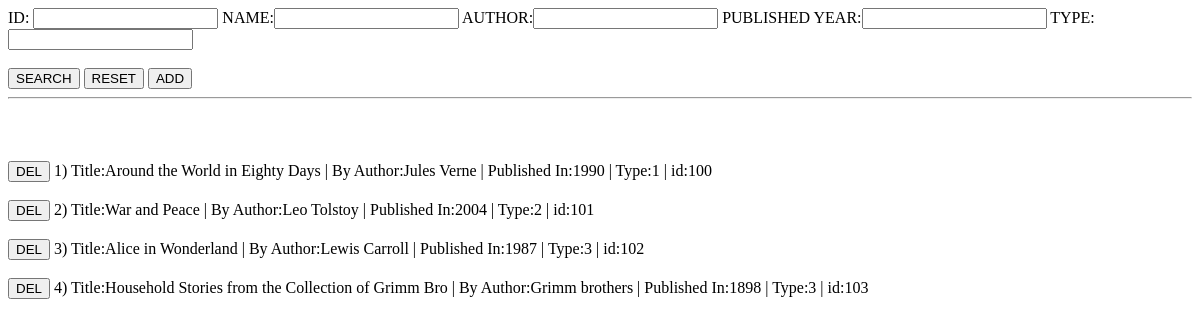
The app's page /staff/books_staff/, older data.
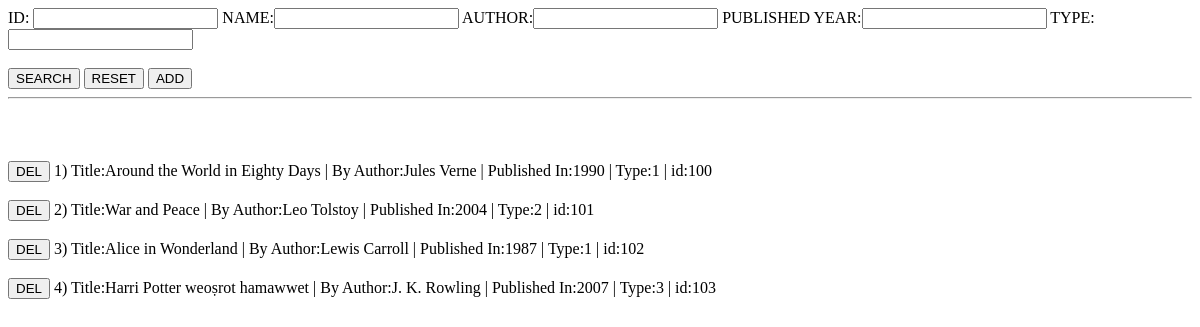
The same page, newer data.
### visitors/models.py (models this page shows)
class Book(models.Model):
    identication = models.CharField(primary_key = True , max_length=50)
    name = models.CharField(max_length=50 , null = True , blank = True)
    author = models.CharField(max_length=50 , null = True , blank = True)
    published_year = models.IntegerField( null = True , blank = True)
    book_type = models.IntegerField(validators=[MinValueValidator(1), MaxValueValidator(3)] ,blank=True ,  null = True)
    def __str__(self):
        return f"Title:{self.name} | By Author:{self.author} |  Published In:{self.published_year} | Type:{self.book_type} | id:{self.identication} "

### staff/views.py (the view, shortened to what this page needs)
# urls.py: path('books_staff/', books_staff , name = 'books_staff') ,
def books_staff(request):
    errors = ''
    books = Book.objects.all()
    if 'search' in request.GET:
        books = books_search(request,books)
        errors = request.session.get('errors')
    elif 'add' in request.GET:
        return redirect('add_book')
    context = {'books':books , 'errors':errors}
    return render(request,'books_staff.html',context)

### staff/templates/books_staff.html (shortened to what this page needs)
{%extends 'partials/base.html'%}
{%load static%}
{%block content%}
    <form >
        ID: <input type = "text" name="identication"> NAME:<input type = "text" name="name"> AUTHOR:<input type = "text" name="author">
       PUBLISHED YEAR:<input type = "text" name="published_year"> TYPE:<input type = "text" name="book_type">
       <br><br>
       <button name="search">SEARCH</button> <button name="reset">RESET</button> <button name="add">ADD</button>
    </form>
    <hr>
    <br><br><br>
    {%for book in books%}
       <form >
        <button name = 'del'>DEL</button> {{forloop.counter}})    {{book}}<br><br>
      </form>
    {%endfor%}
{%endblock%}

Row changes from the older to the newer data that the page shows:
changed Book: name+author+published_year "Title:Alice in Wonderland | By Author:Lewis Carroll | Published In:1987 | Type:3 | id:102" → "Title:Alice in Wonderland | By Author:Lewis Carroll | Published In:1987 | Type:1 | id:102"
changed Book: name+author+published_year "Title:Household Stories from the Collection of Grimm Bro | By Author:Grimm brothers | Published In:1898 | Type:3 | id:103" → "Title:Harri Potter weoṣrot hamawwet | By Author:J. K. Rowling | Published In:2007 | Type:3 | id:103"
